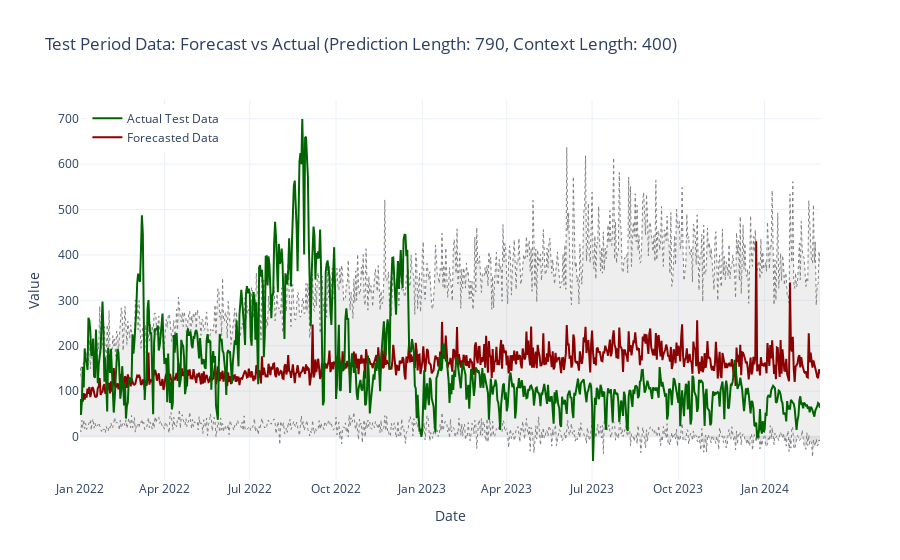

Here is the notebook cell this chart was saved with:
### Code cell
# Convert 'start' to a timestamp if necessary
start_date = inp['start'].to_timestamp() if hasattr(inp['start'], 'to_timestamp') else pd.Timestamp(inp['start'])

# Generate test period dates
test_start_date = pd.Timestamp(start_date) + pd.Timedelta(days=len(inp_values))
test_dates = pd.date_range(start=test_start_date, periods=PDT, freq='D')

# Confidence interval traces with reduced dominance
confidence_trace_upper = go.Scatter(
    x=test_dates,
    y=forecast.quantile(0.9).numpy() if torch.is_tensor(forecast.quantile(0.9)) else forecast.quantile(0.9),
    mode='lines',
    name='Confidence Interval Upper',
    line=dict(color='grey', width=1, dash='dot'),
    fill='tonexty',
    fillcolor='rgba(169, 169, 169, 0.2)',  # Light grey fill with reduced opacity
    showlegend=False
)

confidence_trace_lower = go.Scatter(
    x=test_dates,
    y=forecast.quantile(0.1).numpy() if torch.is_tensor(forecast.quantile(0.1)) else forecast.quantile(0.1),
    mode='lines',
    name='Confidence Interval Lower',
    line=dict(color='grey', width=1, dash='dot'),
    fill='tonexty',
    fillcolor='rgba(169, 169, 169, 0.2)',  # Light grey fill with reduced opacity
    showlegend=False
)

# Plotting with Plotly (focusing on the test period)
forecast_trace = go.Scatter(
    x=test_dates,
    y=forecast_values,
    mode='lines',
    name='Forecasted Data',
    line=dict(color='darkred', dash='solid')
)

label_trace = go.Scatter(
    x=test_dates,
    y=label_values,
    mode='lines',
    name='Actual Test Data',
    line=dict(color='darkgreen', dash='solid')
)

# Update layout for better visualization
layout = go.Layout(
    title=f"Test Period Data: Forecast vs Actual (Prediction Length: {PDT}, Context Length: {CTX})",
    xaxis=dict(title='Date', range=[test_dates[0], test_dates[-1]]),  # Set x-axis range to focus on the test period
    yaxis=dict(title='Value'),
    legend=dict(x=0.01, y=0.99),
    template='plotly_white',
)

# Ensure the actual and forecasted data are added last to bring them to the front
fig = go.Figure(data=[confidence_trace_lower, confidence_trace_upper, forecast_trace, label_trace], layout=layout)
fig.show()

### Figure 1 — Plotly figure (JSON) as saved in the notebook; plotly's stock layout.template omitted (floating-point values rounded to 4 significant figures; data arrays with more than 128 entries replaced by an {"elided": "..."} marker saying what was removed)
{"data": [{"fill": "tonexty", "fillcolor": "rgba(169, 169, 169, 0.2)", "line": {"color": "grey", "dash": "dot", "width": 1}, "mode": "lines", "name": "Confidence Interval Lower", "showlegend": false, "type": "scatter", "x": {"elided": "790 str values"}, "y": {"elided": "790 float values"}}, {"fill": "tonexty", "fillcolor": "rgba(169, 169, 169, 0.2)", "line": {"color": "grey", "dash": "dot", "width": 1}, "mode": "lines", "name": "Confidence Interval Upper", "showlegend": false, "type": "scatter", "x": {"elided": "790 str values"}, "y": {"elided": "790 float values"}}, {"line": {"color": "darkred", "dash": "solid"}, "mode": "lines", "name": "Forecasted Data", "type": "scatter", "x": {"elided": "790 str values"}, "y": {"elided": "790 float values"}}, {"line": {"color": "darkgreen", "dash": "solid"}, "mode": "lines", "name": "Actual Test Data", "type": "scatter", "x": {"elided": "790 str values"}, "y": {"elided": "790 float values"}}], "layout": {"legend": {"x": 0.01, "y": 0.99}, "title": {"text": "Test Period Data: Forecast vs Actual (Prediction Length: 790, Context Length: 400)"}, "xaxis": {"range": ["2022-01-01T00:00:00", "2024-02-29T00:00:00"], "title": {"text": "Date"}}, "yaxis": {"title": {"text": "Value"}}}}
